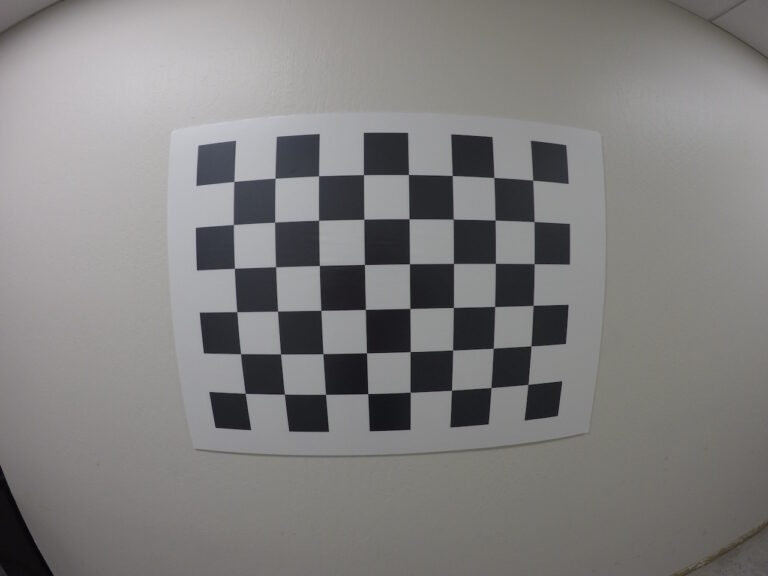
#> input picture MVision/Testting/testing/chessboard2.jpg, 768 x 576 px
$ python calibration.py
#> lines starting #> are read from the running program, lines starting #| are printed output that depends on the picture; after the words box and inside, x2 and y2 are one past the last pixel; in counts of white or black regions, pixels touching at a corner belong together; long printed decimals are rounded
# Import required libraries
import cv2
import glob
import numpy as np
import matplotlib.pyplot as plt
import os  # Added for path checking

# Arrays to store object points and image points from all the images.
objpoints = []  # 3d point in real world space
imgpoints = []  # 2d points in image plane.

# Termination criteria
criteria = (cv2.TERM_CRITERIA_EPS + cv2.TERM_CRITERIA_MAX_ITER, 30, 0.001)

# Prepare object points
objp = np.zeros((6 * 8, 3), np.float32)
objp[:, :2] = np.mgrid[0:8, 0:6].T.reshape(-1, 2)

# Debug: Print current working directory
print(f"Current working directory: {os.getcwd()}")

# Make a list of calibration images
images = glob.glob('testing/chessboard2.jpg')

# Debug: Print number of images found
print(f"Number of images found: {len(images)}")
# Debug: Print the image paths
print(f"Image paths: {images}")

# Store image size for later calibration
img_size = None

for idx, filename in enumerate(images):
    print(f"Processing image {idx + 1}/{len(images)}: {filename}")

    # Check if file exists and is readable
    if not os.path.isfile(filename):
        print(f"Error: File {filename} does not exist")
        continue

    # Read the image and convert it to a grayscale
    image = cv2.imread(filename)
#> image is the input picture: shape (576, 768, 3); mean B, G, R 127.3, 127.8, 129.2

    # Debug: Check if image was loaded properly
    if image is None:
        print(f"Error: Could not read image {filename}")
        continue

    print(f"Image shape: {image.shape}")
#| Image shape: (576, 768, 3)

    # Store the image size for calibration later
    if img_size is None:
        img_size = (image.shape[1], image.shape[0])  # Width, Height
#> img_size = (768, 576)

    # convert it to grayscale
    gray = cv2.cvtColor(image, cv2.COLOR_BGR2GRAY)

    # Find the chessboard corners
    print("Looking for chessboard corners...")
    found, corners = cv2.findChessboardCorners(gray, (8, 6), None)
#> found = True; corners = 48 rows, first 8: [233.8, 181.5], [275.2, 178.4], [318.5, 175.7], [363.4, 174.6], [408.5, 174.4], [452, 175.5], [494.2, 177.3], [532.5, 179.9]

    # Debug: Print if corners were found
    print(f"Chessboard corners found: {found}")
#| Chessboard corners found: True

    # If found, add object points, image points (after refining them)
    if found == True:
        objpoints.append(objp)

        corners2 = cv2.cornerSubPix(gray, corners, (11, 11), (-1, -1), criteria)
#> corners2 = 48 rows, first 8: [233.9, 181.4], [275, 178.2], [318.6, 175.8], [363.5, 174.6], [408.5, 174.5], [452.2, 175.5], [493.8, 177.5], [532.7, 180.2]
        imgpoints.append(corners2)

        # Draw and display the corners
        cv2.drawChessboardCorners(image, (8, 6), corners, found)
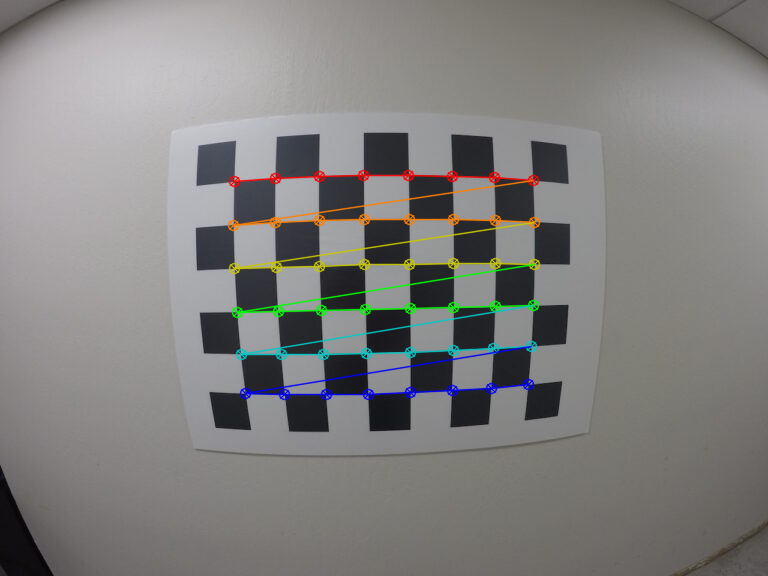
#> image: shape (576, 768, 3); 3.05% of pixels changed, all inside (x1, y1, x2, y2) = (227, 169, 541, 401)
        print("Displaying image with corners. Press any key to continue...")
        cv2.imshow("Corners", image)
        cv2.waitKey(0)
    else:
        print("No chessboard corners found in this image")

print("Destroying all windows...")
cv2.destroyAllWindows()

# Check if we have enough points for calibration
if len(objpoints) > 0 and len(imgpoints) > 0 and img_size is not None:
    print("Performing camera calibration...")
    ret, mtx, dist, rvecs, tvecs = cv2.calibrateCamera(objpoints, imgpoints, img_size, None, None)
#> ret = 0.103; mtx = [[354.7, 0, 386.9], [0, 352.9, 317], [0, 0, 1]]; dist = [[-0.272, 0.0475, -0.0124, 0.00411, 0.034]]; rvecs = ([0.121, -0.0612, -0.019],); tvecs = ([-3.52, -3.08, 7.37],)

    if ret:
        print("Camera calibrated successfully!")
        print(f"Camera matrix:\n{mtx}")
#| Camera matrix:
#| [[354.678    0.         386.871]
#|  [  0.         352.918 317.001]
#|  [  0.           0.           1.        ]]
        print(f"Distortion coefficients:\n{dist}")
#| Distortion coefficients:
#| [[-0.2716  0.04752 -0.01243  0.004112  0.03404]]

        # Save the calibration results for future use
        calibration_data = {
            'camera_matrix': mtx,
            'dist_coeffs': dist
        }
#> calibration_data = {'camera_matrix': [[354.7, 0, 386.9], [0, 352.9, 317], [0, 0, 1]], 'dist_coeffs': [[-0.272, 0.0475, -0.0124, 0.00411, 0.034]]}
        np.save('camera_calibration.npy', calibration_data)
        print("Calibration data saved to 'camera_calibration.npy'")

        # If you want to test the calibration on a test image
        test_img_path = 'testing/chessboard2.jpg'
        if os.path.isfile(test_img_path):
            print(f"Testing calibration on {test_img_path}")
            test_img = cv2.imread(test_img_path)

            if test_img is not None:
                # Undistort the image
                undistorted = cv2.undistort(test_img, mtx, dist, None, mtx)
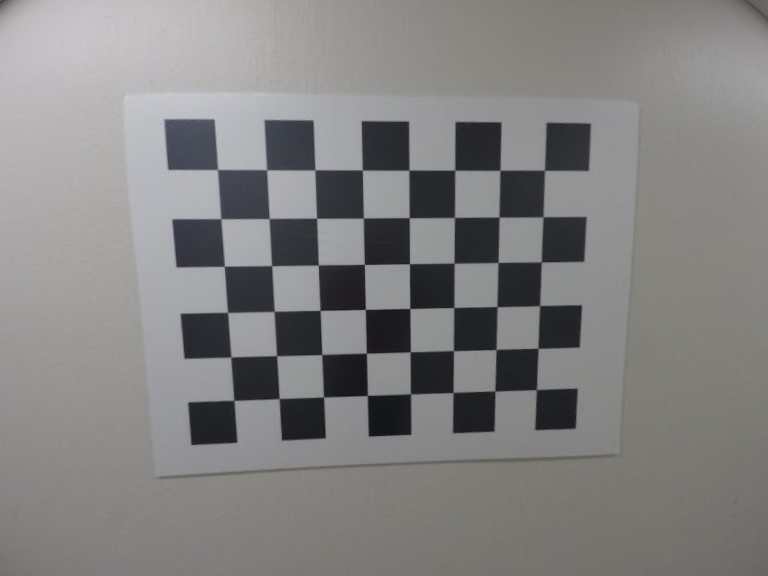
#> undistorted: shape (576, 768, 3); mean B, G, R 129.6, 130, 130.6

                # Save the undistorted image
                output_path = 'undistorted_test_image.jpg'
                cv2.imwrite(output_path, undistorted)
                print(f"Undistorted image saved to: {output_path}")

                # Plot the original and undistorted images using matplotlib
                plt.figure(figsize=(12, 6))

                plt.subplot(1, 2, 1)
                plt.imshow(cv2.cvtColor(test_img, cv2.COLOR_BGR2RGB))
                plt.title('Original Image')
                plt.axis('off')

                plt.subplot(1, 2, 2)
                plt.imshow(cv2.cvtColor(undistorted, cv2.COLOR_BGR2RGB))
                plt.title('Undistorted Image')
                plt.axis('off')

                plt.tight_layout()
                plt.savefig('comparison_plot.png')
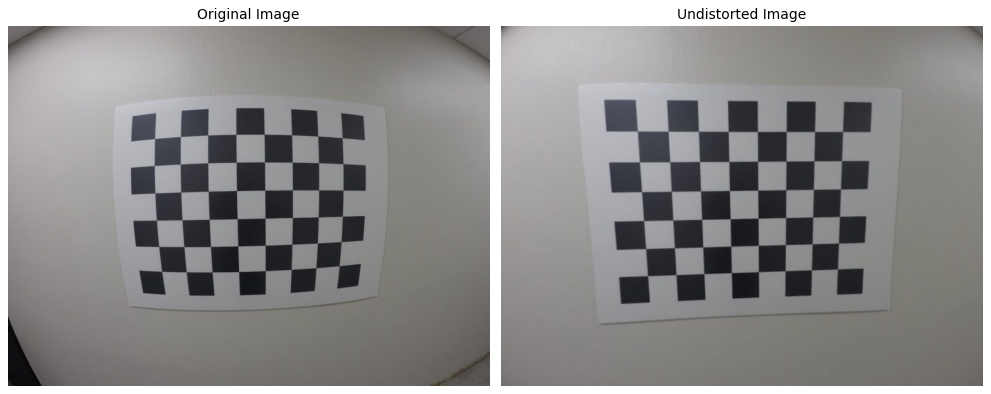
#> figure drawn by matplotlib, 2 panels
                print("Comparison plot saved to: comparison_plot.png")
                plt.show()  # This will display the plot before terminating

                # Display original and undistorted images using OpenCV
                cv2.imshow("Original", test_img)
                cv2.imshow("Undistorted", undistorted)
                print("Press any key to close the windows and terminate the program...")
                cv2.waitKey(0)
                cv2.destroyAllWindows()
            else:
                print(f"Could not read test image {test_img_path}")
        else:
            print(f"Test image {test_img_path} not found")
    else:
        print("Camera calibration failed")
else:
    print("Not enough data for calibration")

print("Done.")
